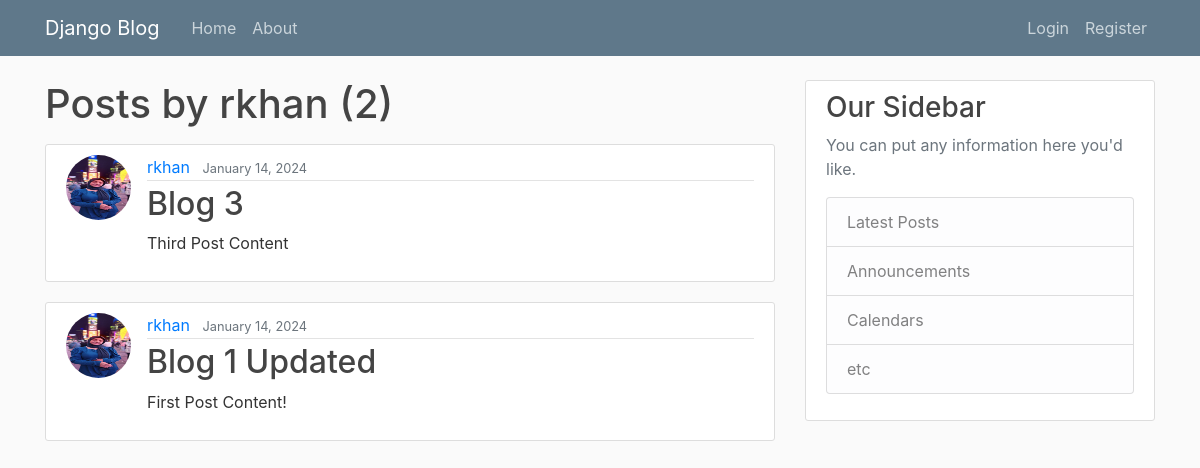
Page /user/rkhan on the earlier database version.
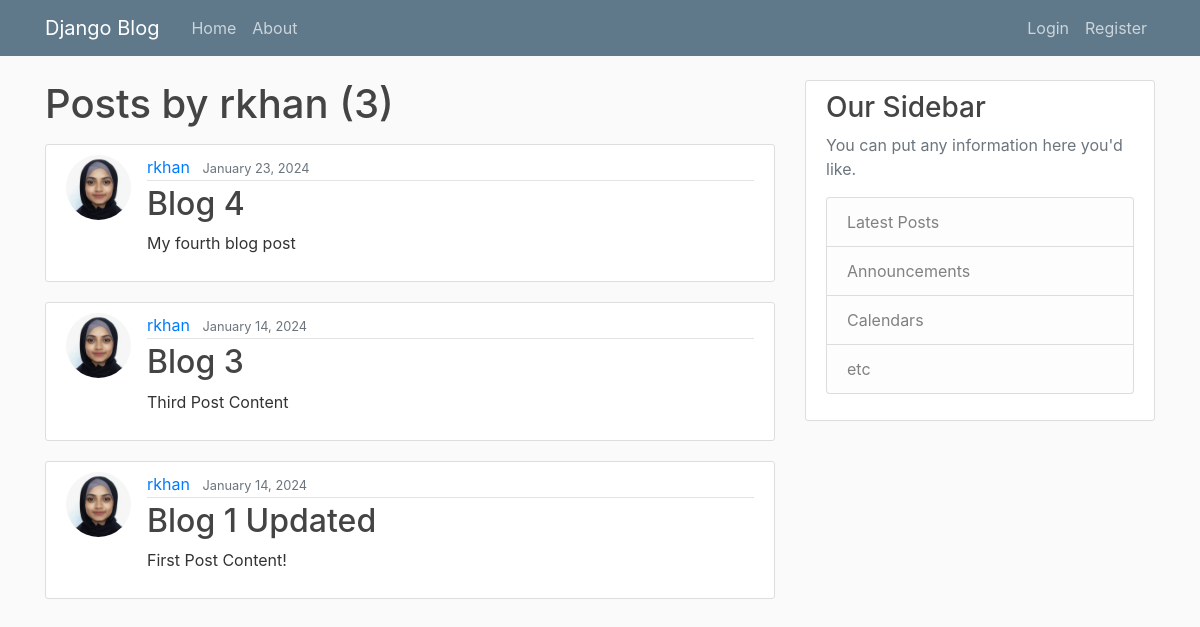
Same page on the later database version.
### blog/models.py (models this page shows, shortened)
class Post(models.Model):
    title = models.CharField(max_length=100)
    content = models.TextField()
    date_posted = models.DateTimeField(default=timezone.now())
    author = models.ForeignKey(User, on_delete=models.CASCADE)

### users/models.py (models this page shows, shortened)
class Profile(models.Model):
    user = models.OneToOneField(User, on_delete=models.CASCADE)
    image = models.ImageField(default='default.jpg', upload_to='profile_pics')

### blog/views.py (the view)
# urls.py: path("user/<str:username>", UserPostListView.as_view(), name='user-posts'),
class UserPostListView(ListView):
    model = Post
    template_name = 'blog/user_posts.html' # <app>/<model>_<viewtype>.html
    context_object_name = 'posts'
    paginate_by = 5
    def get_queryset(self):
        user = get_object_or_404(User, username=self.kwargs.get('username'))
        return Post.objects.filter(author=user).order_by('-date_posted')

### blog/templates/blog/user_posts.html (shortened to what this page needs)
{% extends "blog/base.html" %}
{% block content %}
    <h1 class="mb-3">Posts by {{ view.kwargs.username }} ({{ page_obj.paginator.count }})</h1>
    {% for post in posts %}
        <article class="media content-section">
            <img class="rounded-circle article-img" src="{{ post.author.profile.image.url }}" alt="">
            <div class="media-body">
            <div class="article-metadata">
                <a class="mr-2" href="{% url 'user-posts' post.author.username %}">{{ post.author }}</a>
                <small class="text-muted">{{ post.date_posted|date:"F d, Y" }}</small>
            </div>
            <h2><a class="article-title" href="{% url 'post-detail' post.id %}">{{ post.title }}</a></h2>
            <p class="article-content">{{ post.content }}</p>
            </div>
        </article>
    {% endfor %}
{% endblock content %}

Differences in the rows shown:
added Post: author.profile.image (picture), author "rkhan", date_posted "January 23, 2024", title "Blog 4", content "My fourth blog post"
changed through a linked row, Post "Blog 3": author.profile.image: a different picture
changed through a linked row, Post "Blog 1 Updated": author.profile.image: a different picture
Other differences:
{{ page_obj.paginator.count }}: "2" → "3"
